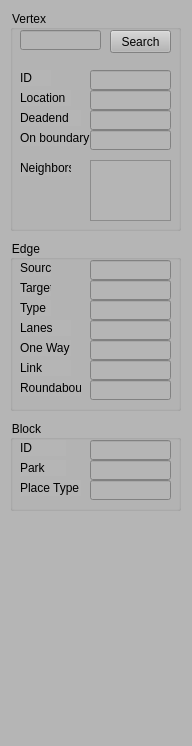
<?xml version="1.0" encoding="UTF-8"?>
<ui version="4.0">
 <class>PropertyWidget</class>
 <widget class="QDockWidget" name="PropertyWidget">
  <property name="geometry">
   <rect>
    <x>0</x>
    <y>0</y>
    <width>192</width>
    <height>746</height>
   </rect>
  </property>
  <property name="minimumSize">
   <size>
    <width>192</width>
    <height>240</height>
   </size>
  </property>
  <property name="styleSheet">
   <string notr="true">background-color: rgb(181, 181, 181);</string>
  </property>
  <widget class="QWidget" name="dockWidgetContents">
   <widget class="QGroupBox" name="groupBox">
    <property name="geometry">
     <rect>
      <x>10</x>
      <y>240</y>
      <width>171</width>
      <height>171</height>
     </rect>
    </property>
    <property name="title">
     <string>Edge</string>
    </property>
    <widget class="QLabel" name="label">
     <property name="geometry">
      <rect>
       <x>10</x>
       <y>60</y>
       <width>31</width>
       <height>16</height>
      </rect>
     </property>
     <property name="text">
      <string>Type</string>
     </property>
    </widget>
    <widget class="QLineEdit" name="lineEditEdgeType">
     <property name="geometry">
      <rect>
       <x>80</x>
       <y>60</y>
       <width>81</width>
       <height>20</height>
      </rect>
     </property>
    </widget>
    <widget class="QLabel" name="label_2">
     <property name="geometry">
      <rect>
       <x>10</x>
       <y>80</y>
       <width>51</width>
       <height>16</height>
      </rect>
     </property>
     <property name="text">
      <string>Lanes</string>
     </property>
    </widget>
    <widget class="QLineEdit" name="lineEditEdgeLanes">
     <property name="geometry">
      <rect>
       <x>80</x>
       <y>80</y>
       <width>81</width>
       <height>20</height>
      </rect>
     </property>
    </widget>
    <widget class="QLabel" name="label_3">
     <property name="geometry">
      <rect>
       <x>10</x>
       <y>100</y>
       <width>51</width>
       <height>16</height>
      </rect>
     </property>
     <property name="text">
      <string>One Way</string>
     </property>
    </widget>
    <widget class="QLineEdit" name="lineEditEdgeOneWay">
     <property name="geometry">
      <rect>
       <x>80</x>
       <y>100</y>
       <width>81</width>
       <height>20</height>
      </rect>
     </property>
    </widget>
    <widget class="QLineEdit" name="lineEditEdgeLink">
     <property name="geometry">
      <rect>
       <x>80</x>
       <y>120</y>
       <width>81</width>
       <height>20</height>
      </rect>
     </property>
    </widget>
    <widget class="QLabel" name="label_9">
     <property name="geometry">
      <rect>
       <x>10</x>
       <y>120</y>
       <width>51</width>
       <height>16</height>
      </rect>
     </property>
     <property name="text">
      <string>Link</string>
     </property>
    </widget>
    <widget class="QLabel" name="label_10">
     <property name="geometry">
      <rect>
       <x>10</x>
       <y>140</y>
       <width>61</width>
       <height>16</height>
      </rect>
     </property>
     <property name="text">
      <string>Roundabout</string>
     </property>
    </widget>
    <widget class="QLineEdit" name="lineEditEdgeRoundabout">
     <property name="geometry">
      <rect>
       <x>80</x>
       <y>140</y>
       <width>81</width>
       <height>20</height>
      </rect>
     </property>
    </widget>
    <widget class="QLabel" name="label_4">
     <property name="geometry">
      <rect>
       <x>10</x>
       <y>20</y>
       <width>31</width>
       <height>16</height>
      </rect>
     </property>
     <property name="text">
      <string>Source</string>
     </property>
    </widget>
    <widget class="QLineEdit" name="lineEditEdgeSource">
     <property name="geometry">
      <rect>
       <x>80</x>
       <y>20</y>
       <width>81</width>
       <height>20</height>
      </rect>
     </property>
    </widget>
    <widget class="QLineEdit" name="lineEditEdgeTarget">
     <property name="geometry">
      <rect>
       <x>80</x>
       <y>40</y>
       <width>81</width>
       <height>20</height>
      </rect>
     </property>
    </widget>
    <widget class="QLabel" name="label_5">
     <property name="geometry">
      <rect>
       <x>10</x>
       <y>40</y>
       <width>31</width>
       <height>16</height>
      </rect>
     </property>
     <property name="text">
      <string>Target</string>
     </property>
    </widget>
   </widget>
   <widget class="QGroupBox" name="groupBox_5">
    <property name="geometry">
     <rect>
      <x>10</x>
      <y>10</y>
      <width>171</width>
      <height>221</height>
     </rect>
    </property>
    <property name="title">
     <string>Vertex</string>
    </property>
    <widget class="QLabel" name="label_6">
     <property name="geometry">
      <rect>
       <x>10</x>
       <y>60</y>
       <width>31</width>
       <height>16</height>
      </rect>
     </property>
     <property name="text">
      <string>ID</string>
     </property>
    </widget>
    <widget class="QLineEdit" name="lineEditVertexDesc">
     <property name="geometry">
      <rect>
       <x>80</x>
       <y>60</y>
       <width>81</width>
       <height>20</height>
      </rect>
     </property>
    </widget>
    <widget class="QLabel" name="label_7">
     <property name="geometry">
      <rect>
       <x>10</x>
       <y>80</y>
       <width>51</width>
       <height>16</height>
      </rect>
     </property>
     <property name="text">
      <string>Location</string>
     </property>
    </widget>
    <widget class="QLineEdit" name="lineEditVertexPos">
     <property name="geometry">
      <rect>
       <x>80</x>
       <y>80</y>
       <width>81</width>
       <height>20</height>
      </rect>
     </property>
    </widget>
    <widget class="QLabel" name="label_8">
     <property name="geometry">
      <rect>
       <x>10</x>
       <y>150</y>
       <width>51</width>
       <height>16</height>
      </rect>
     </property>
     <property name="text">
      <string>Neighbors</string>
     </property>
    </widget>
    <widget class="QTextEdit" name="textEditVertexNeighbors">
     <property name="geometry">
      <rect>
       <x>80</x>
       <y>150</y>
       <width>81</width>
       <height>61</height>
      </rect>
     </property>
    </widget>
    <widget class="QLabel" name="label_14">
     <property name="geometry">
      <rect>
       <x>10</x>
       <y>120</y>
       <width>71</width>
       <height>16</height>
      </rect>
     </property>
     <property name="text">
      <string>On boundary?</string>
     </property>
    </widget>
    <widget class="QLineEdit" name="lineEditVertexOnBoundary">
     <property name="geometry">
      <rect>
       <x>80</x>
       <y>120</y>
       <width>81</width>
       <height>20</height>
      </rect>
     </property>
    </widget>
    <widget class="QLabel" name="label_19">
     <property name="geometry">
      <rect>
       <x>10</x>
       <y>100</y>
       <width>61</width>
       <height>16</height>
      </rect>
     </property>
     <property name="text">
      <string>Deadend</string>
     </property>
    </widget>
    <widget class="QLineEdit" name="lineEditVertexDeadend">
     <property name="geometry">
      <rect>
       <x>80</x>
       <y>100</y>
       <width>81</width>
       <height>20</height>
      </rect>
     </property>
    </widget>
    <widget class="QLineEdit" name="lineEditVertexSearch">
     <property name="geometry">
      <rect>
       <x>10</x>
       <y>20</y>
       <width>81</width>
       <height>20</height>
      </rect>
     </property>
    </widget>
    <widget class="QPushButton" name="pushButtonVertexSearch">
     <property name="geometry">
      <rect>
       <x>100</x>
       <y>20</y>
       <width>61</width>
       <height>23</height>
      </rect>
     </property>
     <property name="text">
      <string>Search</string>
     </property>
    </widget>
   </widget>
   <widget class="QGroupBox" name="groupBox_2">
    <property name="geometry">
     <rect>
      <x>10</x>
      <y>420</y>
      <width>171</width>
      <height>91</height>
     </rect>
    </property>
    <property name="title">
     <string>Block</string>
    </property>
    <widget class="QLabel" name="label_11">
     <property name="geometry">
      <rect>
       <x>10</x>
       <y>20</y>
       <width>46</width>
       <height>16</height>
      </rect>
     </property>
     <property name="text">
      <string>ID</string>
     </property>
    </widget>
    <widget class="QLineEdit" name="lineEditBlockId">
     <property name="geometry">
      <rect>
       <x>80</x>
       <y>20</y>
       <width>81</width>
       <height>20</height>
      </rect>
     </property>
    </widget>
    <widget class="QLabel" name="label_12">
     <property name="geometry">
      <rect>
       <x>10</x>
       <y>40</y>
       <width>46</width>
       <height>16</height>
      </rect>
     </property>
     <property name="text">
      <string>Park</string>
     </property>
    </widget>
    <widget class="QLineEdit" name="lineEditBlockIsPark">
     <property name="geometry">
      <rect>
       <x>80</x>
       <y>40</y>
       <width>81</width>
       <height>20</height>
      </rect>
     </property>
    </widget>
    <widget class="QLabel" name="label_13">
     <property name="geometry">
      <rect>
       <x>10</x>
       <y>60</y>
       <width>61</width>
       <height>16</height>
      </rect>
     </property>
     <property name="text">
      <string>Place Type</string>
     </property>
    </widget>
    <widget class="QLineEdit" name="lineEditBlockPlaceType">
     <property name="geometry">
      <rect>
       <x>80</x>
       <y>60</y>
       <width>81</width>
       <height>20</height>
      </rect>
     </property>
    </widget>
   </widget>
  </widget>
 </widget>
 <resources/>
 <connections/>
</ui>
